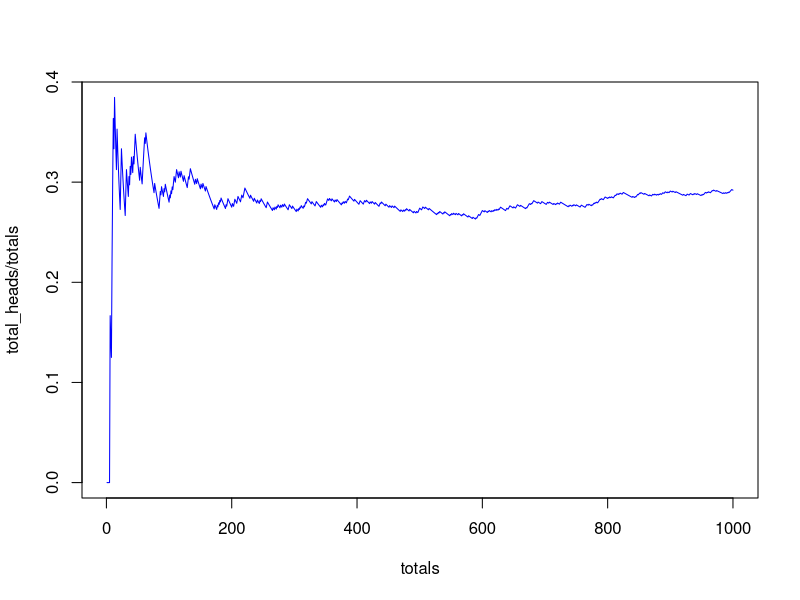
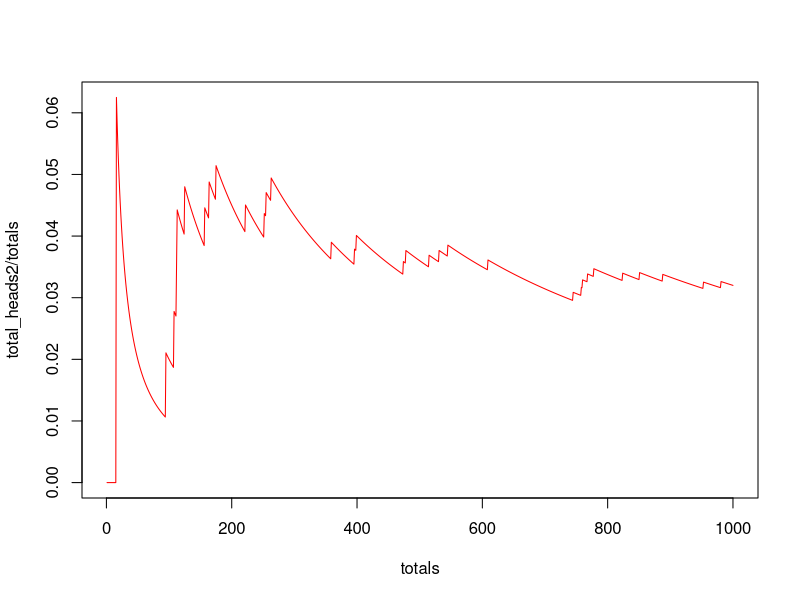

The R script that drew these images, in order:
## ---- chunk 1
set.seed(127)
n <- 1000 # set number of coin flips
p <- 0.3 # set prob of heads
## ---- chunk 2
coin_flips <- rbinom(n,1,p) # generate vector of 1s and 0s (Hs and Ts)
total_heads <- cumsum(coin_flips) # generate vector of cumulative sums
## ---- chunk 3
totals <- 1:n # generate vector [1, 2, ... , 1000]
plot(totals,total_heads/totals,type='l',col='blue') # want the proportion of heads, so divide by current total number of flips
## ---- chunk 4
p <- 0.03 # changing p
coin_flips2 <- rbinom(n,1,p) # generate vector of 1s and 0s (Hs and Ts)
total_heads2 <- cumsum(coin_flips2) # generate vector of cumulative sums
## ---- chunk 5
plot(totals,total_heads2/totals,type='l',col='red') # want the proportion of heads, so divide by current total number of flips
